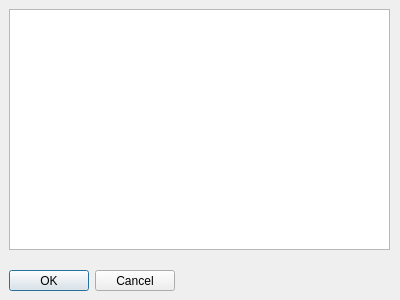
<?xml version="1.0" encoding="UTF-8"?>
<ui version="4.0">
 <class>Dialog</class>
 <widget class="QDialog" name="Dialog">
  <property name="geometry">
   <rect>
    <x>0</x>
    <y>0</y>
    <width>400</width>
    <height>300</height>
   </rect>
  </property>
  <property name="windowTitle">
   <string>Dialog</string>
  </property>
  <widget class="QTextBrowser" name="textBrowser">
   <property name="geometry">
    <rect>
     <x>9</x>
     <y>9</y>
     <width>381</width>
     <height>241</height>
    </rect>
   </property>
  </widget>
  <widget class="QDialogButtonBox" name="buttonBox">
   <property name="geometry">
    <rect>
     <x>9</x>
     <y>270</y>
     <width>166</width>
     <height>21</height>
    </rect>
   </property>
   <property name="orientation">
    <enum>Qt::Horizontal</enum>
   </property>
   <property name="standardButtons">
    <set>QDialogButtonBox::Cancel|QDialogButtonBox::Ok</set>
   </property>
  </widget>
 </widget>
 <resources/>
 <connections>
  <connection>
   <sender>buttonBox</sender>
   <signal>accepted()</signal>
   <receiver>Dialog</receiver>
   <slot>accept()</slot>
   <hints>
    <hint type="sourcelabel">
     <x>248</x>
     <y>254</y>
    </hint>
    <hint type="destinationlabel">
     <x>157</x>
     <y>274</y>
    </hint>
   </hints>
  </connection>
  <connection>
   <sender>buttonBox</sender>
   <signal>rejected()</signal>
   <receiver>Dialog</receiver>
   <slot>reject()</slot>
   <hints>
    <hint type="sourcelabel">
     <x>316</x>
     <y>260</y>
    </hint>
    <hint type="destinationlabel">
     <x>286</x>
     <y>274</y>
    </hint>
   </hints>
  </connection>
 </connections>
</ui>
